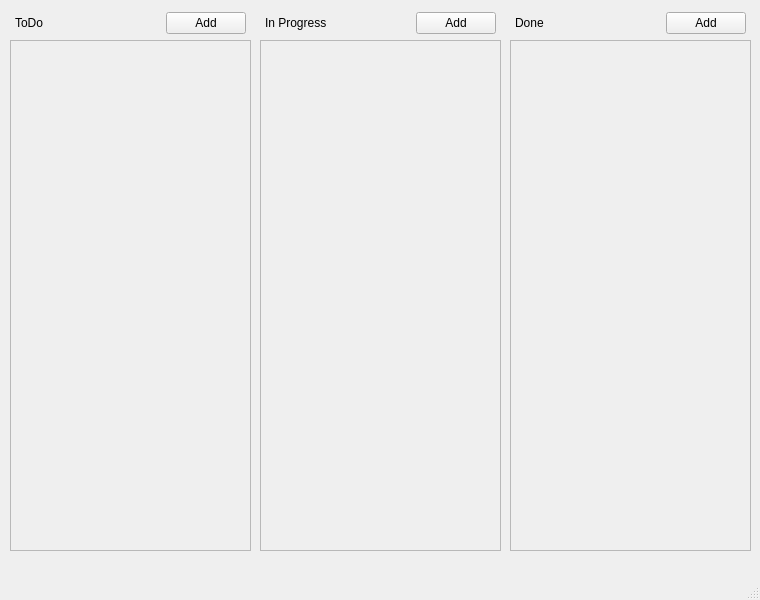
<?xml version="1.0" encoding="UTF-8"?>
<ui version="4.0">
 <class>MainWindow</class>
 <widget class="QMainWindow" name="MainWindow">
  <property name="geometry">
   <rect>
    <x>0</x>
    <y>0</y>
    <width>760</width>
    <height>600</height>
   </rect>
  </property>
  <property name="windowTitle">
   <string>MainWindow</string>
  </property>
  <widget class="QWidget" name="centralwidget">
   <widget class="QScrollArea" name="todoArea">
    <property name="geometry">
     <rect>
      <x>10</x>
      <y>40</y>
      <width>241</width>
      <height>511</height>
     </rect>
    </property>
    <property name="widgetResizable">
     <bool>true</bool>
    </property>
    <widget class="QWidget" name="scrollAreaWidgetContents">
     <property name="geometry">
      <rect>
       <x>0</x>
       <y>0</y>
       <width>239</width>
       <height>509</height>
      </rect>
     </property>
     <layout class="QGridLayout" name="gridLayout"/>
    </widget>
   </widget>
   <widget class="QScrollArea" name="progressArea">
    <property name="geometry">
     <rect>
      <x>260</x>
      <y>40</y>
      <width>241</width>
      <height>511</height>
     </rect>
    </property>
    <property name="widgetResizable">
     <bool>true</bool>
    </property>
    <widget class="QWidget" name="scrollAreaWidgetContents_2">
     <property name="geometry">
      <rect>
       <x>0</x>
       <y>0</y>
       <width>239</width>
       <height>509</height>
      </rect>
     </property>
     <layout class="QGridLayout" name="gridLayout_2"/>
    </widget>
   </widget>
   <widget class="QScrollArea" name="doneArea">
    <property name="geometry">
     <rect>
      <x>510</x>
      <y>40</y>
      <width>241</width>
      <height>511</height>
     </rect>
    </property>
    <property name="widgetResizable">
     <bool>true</bool>
    </property>
    <widget class="QWidget" name="scrollAreaWidgetContents_3">
     <property name="geometry">
      <rect>
       <x>0</x>
       <y>0</y>
       <width>239</width>
       <height>509</height>
      </rect>
     </property>
     <layout class="QGridLayout" name="gridLayout_3"/>
    </widget>
   </widget>
   <widget class="QWidget" name="horizontalLayoutWidget">
    <property name="geometry">
     <rect>
      <x>260</x>
      <y>10</y>
      <width>241</width>
      <height>31</height>
     </rect>
    </property>
    <layout class="QHBoxLayout" name="horizontalLayout">
     <property name="leftMargin">
      <number>5</number>
     </property>
     <property name="rightMargin">
      <number>5</number>
     </property>
     <property name="bottomMargin">
      <number>5</number>
     </property>
     <item>
      <widget class="QLabel" name="label_2">
       <property name="text">
        <string>In Progress</string>
       </property>
      </widget>
     </item>
     <item>
      <widget class="QPushButton" name="InProgressAdd">
       <property name="sizePolicy">
        <sizepolicy hsizetype="Fixed" vsizetype="Fixed">
         <horstretch>0</horstretch>
         <verstretch>0</verstretch>
        </sizepolicy>
       </property>
       <property name="text">
        <string>Add</string>
       </property>
      </widget>
     </item>
    </layout>
   </widget>
   <widget class="QWidget" name="horizontalLayoutWidget_2">
    <property name="geometry">
     <rect>
      <x>510</x>
      <y>10</y>
      <width>241</width>
      <height>31</height>
     </rect>
    </property>
    <layout class="QHBoxLayout" name="horizontalLayout_2">
     <property name="leftMargin">
      <number>5</number>
     </property>
     <property name="rightMargin">
      <number>5</number>
     </property>
     <property name="bottomMargin">
      <number>5</number>
     </property>
     <item>
      <widget class="QLabel" name="label_3">
       <property name="text">
        <string>Done</string>
       </property>
      </widget>
     </item>
     <item>
      <widget class="QPushButton" name="DoneAdd">
       <property name="sizePolicy">
        <sizepolicy hsizetype="Fixed" vsizetype="Fixed">
         <horstretch>0</horstretch>
         <verstretch>0</verstretch>
        </sizepolicy>
       </property>
       <property name="text">
        <string>Add</string>
       </property>
      </widget>
     </item>
    </layout>
   </widget>
   <widget class="QWidget" name="horizontalLayoutWidget_3">
    <property name="geometry">
     <rect>
      <x>10</x>
      <y>10</y>
      <width>241</width>
      <height>31</height>
     </rect>
    </property>
    <layout class="QHBoxLayout" name="horizontalLayout_3">
     <property name="leftMargin">
      <number>5</number>
     </property>
     <property name="rightMargin">
      <number>5</number>
     </property>
     <property name="bottomMargin">
      <number>5</number>
     </property>
     <item>
      <widget class="QLabel" name="label">
       <property name="text">
        <string>ToDo</string>
       </property>
      </widget>
     </item>
     <item>
      <widget class="QPushButton" name="TodoAdd">
       <property name="sizePolicy">
        <sizepolicy hsizetype="Fixed" vsizetype="Fixed">
         <horstretch>0</horstretch>
         <verstretch>0</verstretch>
        </sizepolicy>
       </property>
       <property name="text">
        <string>Add</string>
       </property>
      </widget>
     </item>
    </layout>
   </widget>
  </widget>
  <widget class="QMenuBar" name="menubar">
   <property name="geometry">
    <rect>
     <x>0</x>
     <y>0</y>
     <width>760</width>
     <height>22</height>
    </rect>
   </property>
  </widget>
  <widget class="QStatusBar" name="statusbar"/>
 </widget>
 <resources/>
 <connections/>
</ui>
